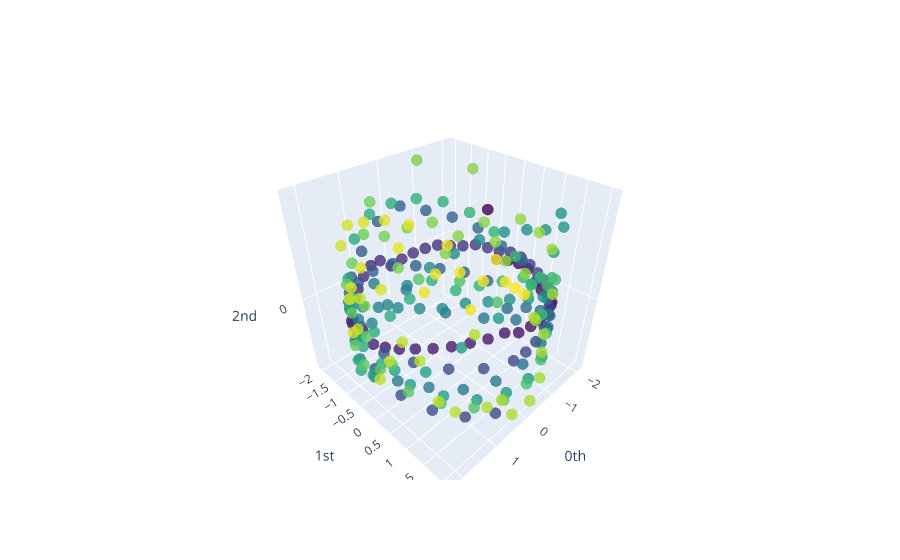

The notebook cell saved with this chart:
### Code cell
#Como a dimensão é alta utilizamos o PCA para reduzir a dimensão
pca = PCA(n_components=3)
y_periodic_embedded_pca = pca.fit_transform(y_periodic_embedded)
plot_point_cloud(y_periodic_embedded_pca)

### Figure 1 — Plotly figure (JSON) as saved in the notebook; plotly's stock layout.template omitted (floating-point values rounded to 4 significant figures; data arrays with more than 128 entries replaced by an {"elided": "..."} marker saying what was removed)
{"data": [{"marker": {"color": {"elided": "256 int values"}, "colorscale": [[0, "#440154"], [0.1111, "#482878"], [0.2222, "#3e4989"], [0.3333, "#31688e"], [0.4444, "#26828e"], [0.5556, "#1f9e89"], [0.6667, "#35b779"], [0.7778, "#6ece58"], [0.8889, "#b5de2b"], [1, "#fde725"]], "opacity": 0.8, "size": 4}, "mode": "markers", "type": "scatter3d", "x": {"elided": "256 float values"}, "y": {"elided": "256 float values"}, "z": {"elided": "256 float values"}}], "layout": {"autosize": true, "scene": {"aspectmode": "auto", "aspectratio": {"x": 1, "y": 1, "z": 1}, "xaxis": {"exponentformat": "e", "showexponent": "all", "title": {"text": "0th"}, "type": "linear"}, "yaxis": {"exponentformat": "e", "showexponent": "all", "title": {"text": "1st"}, "type": "linear"}, "zaxis": {"exponentformat": "e", "showexponent": "all", "title": {"text": "2nd"}, "type": "linear"}}}}
